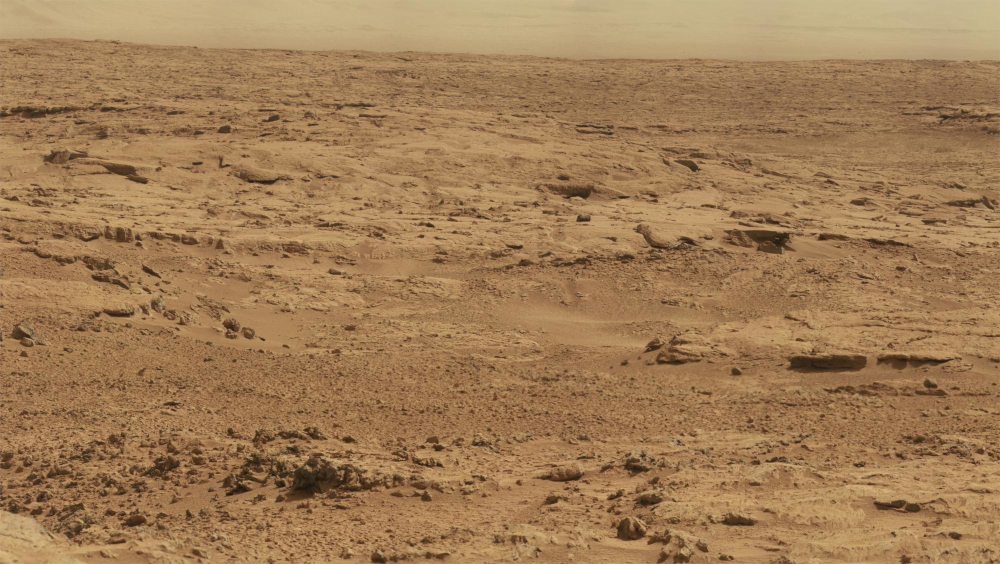
%> input picture src/gauche.jpg, 1000 x 564 px
$ octave tp3.m   (GNU Octave 9; MATLAB toolbox functions it lacks are replaced by stand-ins)
%> lines starting %> are read from the running program, lines starting %| are printed output that depends on the picture
### src/GaussianPyramid.m
function pyramid = GaussianPyramid(img, s, octave)

    k = 2^(1/s);
%     sigmas = zeros(1,s+3);

    if octave == 1
        sigma = sqrt(1.6^2 - 1.0^2);
%         imgCurr = imresize(img,2);
        imgCurr = img;
        [h,w] = size(imgCurr);
        pyramid = zeros(h,w,s+3);
    else
        sigma = 1.6;
        lastPyr = GaussianPyramid(img,s,octave-1);
        gaussed = lastPyr(:,:,s+1);
        imgCurr = downSample(gaussed,2);
    end

    for i = 1:s+3
        filt = GaussianFilter(k^(i-1) * sigma);
        pyramid(:,:,i) = conv2(imgCurr,filt,'same');
%         sigmas(i) = k^(i-1)*1.6;
    end

end

### src/printGaussPyramid.m
function [] = printGaussPyramid(pyramid)

    s = size(pyramid,3) - 3;
    k = 2^(1/s);

    figure;
    for i = 1:size(pyramid,3)
        subplot(2,3,i);
        imshow(pyramid(:,:,i));
%         title(strcat('octave: ', num2str(octave), ' hey ', num2str(k^(i-1) * 1.6)));
        title(strcat(num2str(k^(i-1) * 1.6)));
    end

end

### src/DoG.m
function DoG = DoG(img, s, octave)

    pyr = GaussianPyramid(img,s,octave);

    [h,w,n] = size(pyr);

    DoG = zeros(h,w,n-1);

    for i = 1:(s+2)
        DoG(:,:,i) = pyr(:,:,i+1) - pyr(:,:,i);
    end

end

### src/printDoG.m
function [] = printDoG(DoG)

    s = size(DoG,3) - 2;
    k = 2^(1/s);


    figure;
    for i = 1:size(DoG,3)
        subplot(2,3,i);
        imshow(DoG(:,:,i), []);
        title(strcat(num2str(k^(i-1) * 1.6)));
    end

end

### src/detectExtrema.m
function [extrema] = detectExtrema(DoG)

    [h,w,n] = size(DoG);
    [X,Y,Z] = meshgrid(1:h, 1:w, 1:n);

    extrema = arrayfun( @(x,y,z) isExtremum(DoG,x,y,z), ...
                            X, ...
                            Y, ...
                            Z);

    extrema = permute(extrema, [2 1 3]);
end

### src/detectKeypoints.m
function [extrema,filtered_1,filtered_2,filtered_3] = detectKeypoints(DoG)

    extrema = detectExtrema(DoG);

    filtered_1 = filterOutLowContrast(DoG, extrema);

    filtered_2 = filterOutPoorEdges(DoG, filtered_1);

    filtered_3 = filterBorders(filtered_2);

end

### src/GaussianFilter.m
function [mask] = GaussianFilter(sigma)

    temp = floor(3*sigma);

%     temp1 = -(3*sigma):(3*sigma);
    interval = -temp:temp;

    [X,Y] = meshgrid(interval);

    mask = exp(  -(X.^2 + Y.^2) / (2*sigma^2) );
    mask = mask / (2*pi*sigma^2);

    mask = mask / sum(mask(:));


end

### src/tp3.m

%% 2.1 DoG

clear all;
close all;
clc;

img1 = imread('gauche.jpg');
%> img1 is the input picture: size 564x1000x3 uint8; mean R, G, B 160.2, 124.3, 84.9
img2 = imread('droite.jpg');
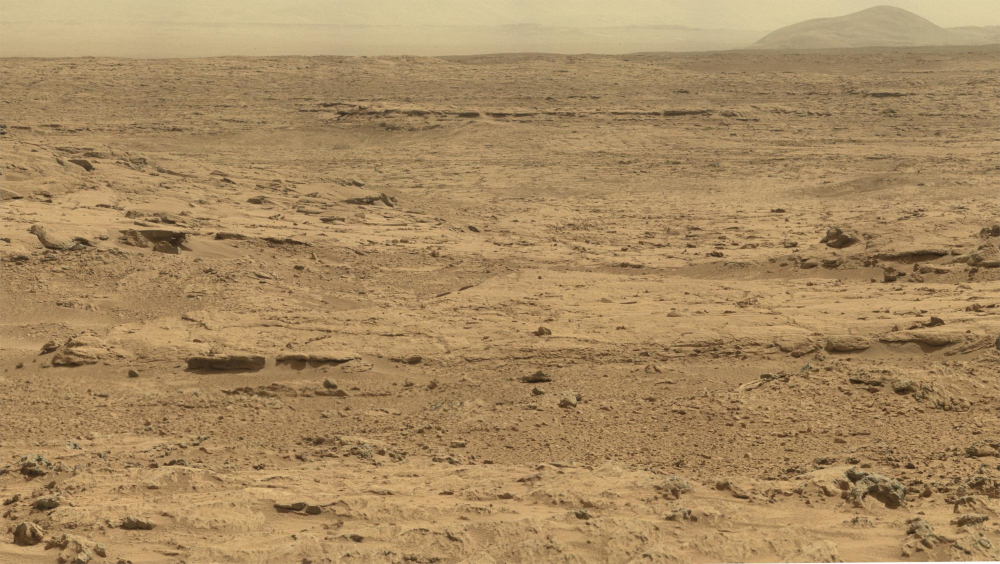
%> input picture src/droite.jpg, 1000 x 564 px
%> img2 is the input picture: size 564x1000x3 uint8; mean R, G, B 167.3, 138.1, 97.1

figure;
imshow(img1);

figure;
imshow(img2);

img1G = double(rgb2gray(img1)) / 255 ;
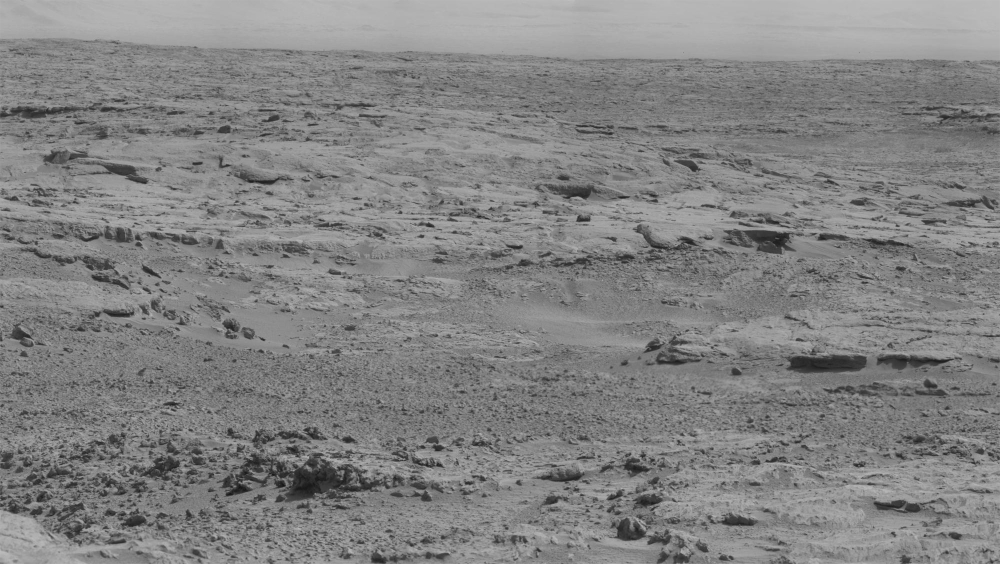
%> img1G: size 564x1000 double; min 0.0824, max 0.745, mean 0.512
img2G = double(rgb2gray(img2)) / 255;
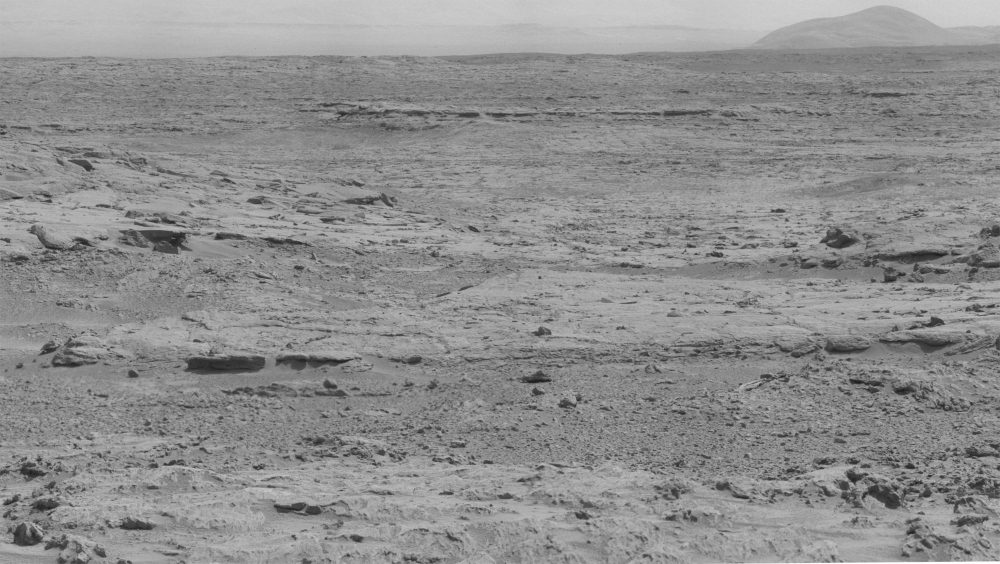
%> img2G: size 564x1000 double; min 0.114, max 1, mean 0.558

figure;
imshow(img1G);

figure;
imshow(img2G);

pyr1 = GaussianPyramid(img1G,3,1);
pyr2 = GaussianPyramid(img2G,3,1);

printGaussPyramid(pyr1);
printGaussPyramid(pyr2);
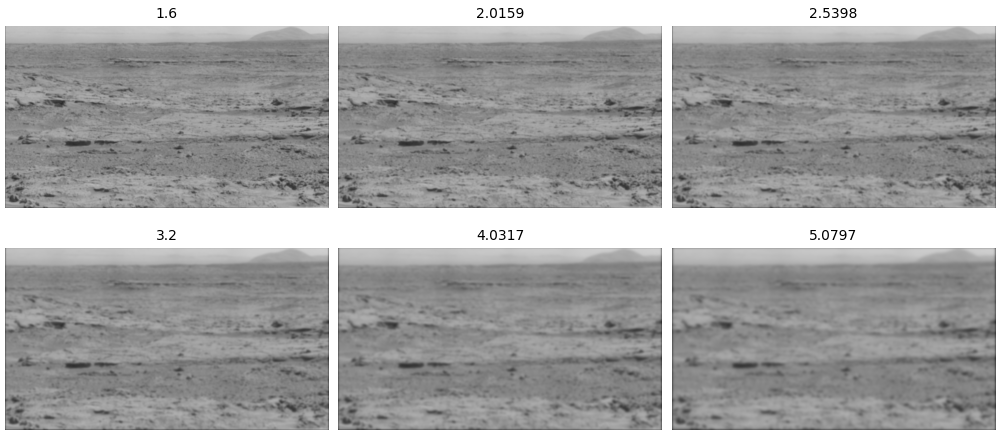
%> figure redrawn from the program's plot data, 6 panels

DoG1 = DoG(img1G,3,1);
DoG2 = DoG(img2G,3,1);

printDoG(DoG1);
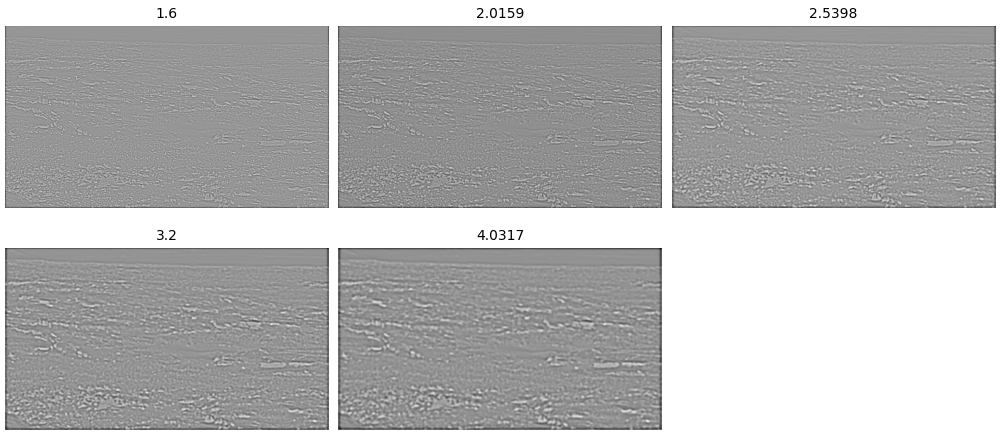
%> figure redrawn from the program's plot data, 5 panels
printDoG(DoG2);
%> the loop in printDoG (call 2), `for i = 1:size(DoG,3)` made 5 passes
%> pass 1, in printDoG (call 2), `imshow(DoG(:,:,i), []);`:
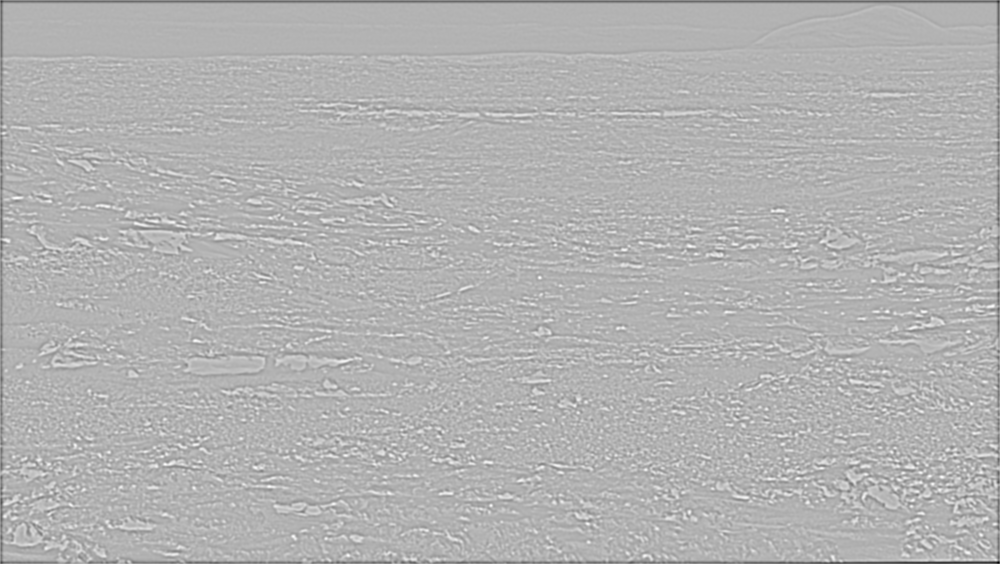
%> displayed picture: size 564x1000, on the screen's scale of 0 to 255; min 0, max 255, mean 178
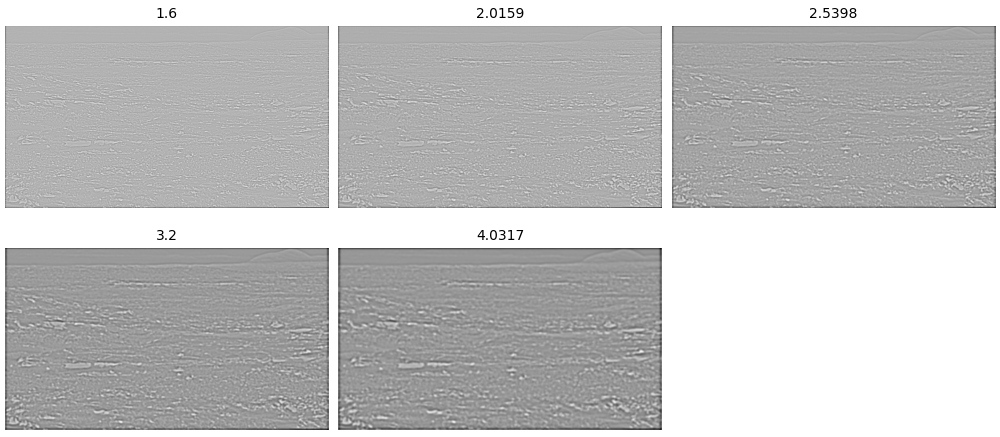
%> figure redrawn from the program's plot data, 5 panels

%%

[start1,med1,new_med1,kpts1] = detectKeypoints(DoG1);
%> (the run ends here)
